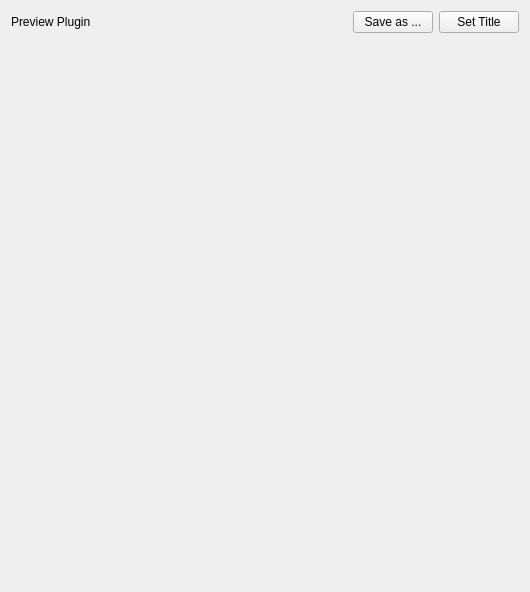
<?xml version="1.0" encoding="UTF-8"?>
<ui version="4.0">
 <class>PreviewPlugin</class>
 <widget class="QWidget" name="PreviewPlugin">
  <property name="geometry">
   <rect>
    <x>0</x>
    <y>0</y>
    <width>530</width>
    <height>592</height>
   </rect>
  </property>
  <property name="windowTitle">
   <string>Form</string>
  </property>
  <layout class="QVBoxLayout" name="verticalLayout_2">
   <item>
    <layout class="QHBoxLayout" name="horizontalLayout">
     <item>
      <widget class="QLabel" name="label">
       <property name="text">
        <string>Preview Plugin</string>
       </property>
      </widget>
     </item>
     <item>
      <spacer name="horizontalSpacer">
       <property name="orientation">
        <enum>Qt::Horizontal</enum>
       </property>
       <property name="sizeHint" stdset="0">
        <size>
         <width>40</width>
         <height>20</height>
        </size>
       </property>
      </spacer>
     </item>
     <item>
      <widget class="QPushButton" name="pushButton">
       <property name="text">
        <string>Save as ...</string>
       </property>
      </widget>
     </item>
     <item>
      <widget class="QPushButton" name="pushButton_2">
       <property name="text">
        <string>Set Title</string>
       </property>
      </widget>
     </item>
    </layout>
   </item>
   <item>
    <widget class="QRootCanvas" name="widget" native="true">
     <property name="minimumSize">
      <size>
       <width>0</width>
       <height>400</height>
      </size>
     </property>
    </widget>
   </item>
  </layout>
 </widget>
 <customwidgets>
  <customwidget>
   <class>QRootCanvas</class>
   <extends>QWidget</extends>
   <header>qrootcanvas.h</header>
   <container>1</container>
  </customwidget>
 </customwidgets>
 <resources/>
 <connections/>
</ui>
